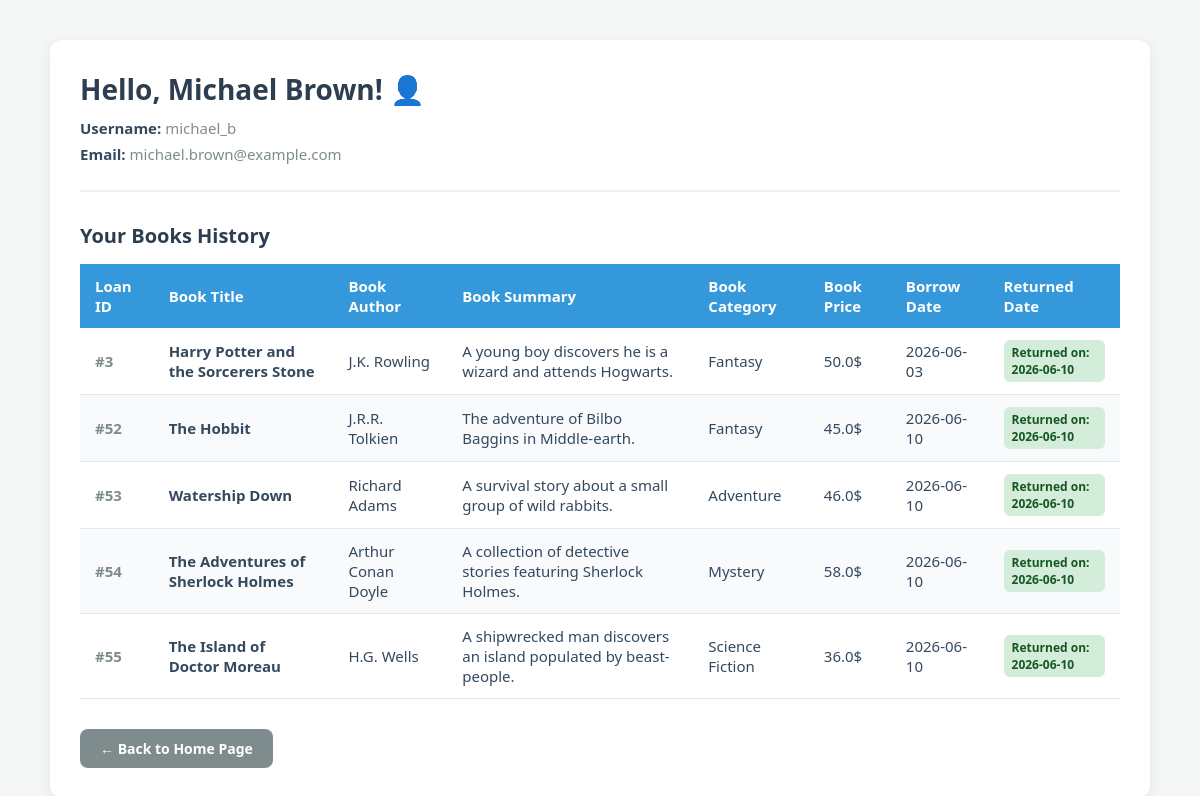
/profile (signed in), run on the app's committed database.
### tables this page shows
CREATE TABLE Users (
    id_user INTEGER PRIMARY KEY,
    username TEXT UNIQUE NOT NULL,
    email TEXT UNIQUE NOT NULL,
    password TEXT NOT NULL, 
    full_name TEXT NOT NULL
);

CREATE TABLE Loans (
    id INTEGER PRIMARY KEY,
    id_user INTEGER NOT NULL,
    book_id INTEGER NOT NULL,
    borrow_date TEXT NOT NULL,       
    return_due_date TEXT NOT NULL,   
    actual_return_date TEXT,         
    FOREIGN KEY (id_user) REFERENCES Users(id_user),
    FOREIGN KEY (book_id) REFERENCES Books(id)
);

CREATE TABLE Books (
    id INTEGER PRIMARY KEY,
    title TEXT NOT NULL,
    author TEXT NOT NULL,
    summary TEXT,
    category TEXT,
    price REAL,
    rating REAL
);

### routers/users.py (the view)
@router.get("/profile")
def get_profile(request:Request):
    user_id = request.cookies.get("id_user")
    if user_id is None:
        return RedirectResponse(url="/", status_code=303)
    conn = sqlite3.connect("library.db")
    cursor = conn.cursor()
    cursor.execute(""" select full_name, username, email
                        from Users
                        where id_user = ?
                        """, (user_id,))
    user = cursor.fetchone()
    if user is None:
        return templates.TemplateResponse(request, "index.html", {"Message": "User not found"})
    cursor.execute(""" select l.id,
                              b.title,
                              b.author,
                              b.summary,
                              b.category,
                              b.price,
                              l.borrow_date,
                              l.actual_return_date
                        from Loans as l
                        inner join Books as b
                        on b.id = l.book_id
                        where l.id_user = ? """ ,(user_id,))
    books = cursor.fetchall()
    conn.close()
    return templates.TemplateResponse(request, "profile.html" ,
                                      {
                                        "full_name": user[0],
                                         "username": user[1],
                                          "email" : user[2],
                                           "books": books })

### templates/profile.html (shortened to what this page needs)
<!DOCTYPE html>
<html>
<head>
</head>
<body>
    <div class="profile-container">
        <div class="user-info">
            <h1>Hello, {{full_name}}! 👤</h1>
            <p><strong>Username:</strong> {{username}}</p>
            <p><strong>Email:</strong> {{email}}</p>
        </div>
        <h2>Your Books History</h2>
        {% if books %}
        <table>
            <thead>
                <tr>
                    <th>Loan ID</th>
                    <th>Book Title</th>
                    <th>Book Author</th>
                    <th>Book Summary</th>
                    <th>Book Category</th>
                    <th>Book Price</th>
                    <th>Borrow Date</th>
                    <th>Returned Date</th>
                </tr>
            </thead>
            <tbody>
                {% for book in books %}
                <tr>
                    <td><span style="color: #7f8c8d; font-weight: bold;">#{{book[0]}}</span></td>
                    <td><strong>{{book[1]}}</strong></td>
                    <td>{{book[2]}}</td>
                    <td>{{book[3]}}</td>
                    <td>{{book[4]}}</td>
                    <td>{{book[5]}}$</td>
                    <td>{{book[6]}}</td>
                    <td>
                        {% if book[7] %}
                            <span class="status-tag status-returned">Returned on: {{book[7]}}</span>
                        {% else %}
                            <form action="/loans/return-confirm" method="POST" class="return-form">
                                <input type="hidden" name="loan_id" value="{{ book[0] }}">
                                <input type="hidden" name="book_title" value="{{ book[1] }}">
                                <button type="submit" class="return-btn">↩️ Return Book</button>
                            </form>
                        {% endif %}
                    </td>
                </tr>
                {% endfor %}
            </tbody>
        </table>
        {% else %}
            <p class="no-history">No book history found for this account yet.</p>
        {% endif %}
        <a href="/" class="back-btn">← Back to Home Page</a>
    </div>
</body>
</html>

### templates/profile.html (style rules this page uses)
body { font-family: 'Segoe UI', Tahoma, Geneva, Verdana, sans-serif; background-color: #f4f7f6; margin: 0; padding: 40px 20px; color: #2c3e50; display: flex; flex-direction: column; align-items: center; }
.profile-container { background-color: white; padding: 30px; border-radius: 12px; box-shadow: 0 4px 15px rgba(0, 0, 0, 0.08); max-width: 1100px; width: 100%; box-sizing: border-box; }
.user-info { border-bottom: 2px solid #ecf0f1; padding-bottom: 20px; margin-bottom: 30px; }
.user-info h1 { margin: 0 0 10px 0; color: #2c3e50; font-size: 28px; }
.user-info p { margin: 6px 0; color: #7f8c8d; font-size: 15px; }
.user-info strong { color: #34495e; }
h2 { color: #2c3e50; font-size: 20px; margin-bottom: 15px; }
table { width: 100%; border-collapse: collapse; margin-top: 10px; font-size: 15px; text-align: left; }
th { background-color: #3498db; color: white; padding: 12px 15px; font-weight: 600; }
td { padding: 12px 15px; border-bottom: 1px solid #e2e8f0; color: #34495e; vertical-align: middle; }
tr:nth-child(even) { background-color: #f8fafc; }
.status-tag { padding: 4px 8px; border-radius: 6px; font-size: 12px; font-weight: bold; display: inline-block; }
.status-returned { background-color: #d4edda; color: #155724; }
.back-btn { display: inline-block; margin-top: 30px; background-color: #7f8c8d; color: white; text-decoration: none; padding: 10px 20px; border-radius: 8px; font-weight: bold; font-size: 14px; transition: background-color 0.3s ease; }

### data on the page
Users: full_name "Michael Brown", username "michael_b", email "michael.brown@example.com"
Loans: id "3", title "Harry Potter and the Sorcerers Stone", author "J.K. Rowling", summary "A young boy discovers he is a wizard and attends Hogwarts.", category "Fantasy", price "50.0", borrow_date "2026-06-03", actual_return_date "2026-06-10"
Loans: id "52", title "The Hobbit", author "J.R.R. Tolkien", summary "The adventure of Bilbo Baggins in Middle-earth.", category "Fantasy", price "45.0", borrow_date "2026-06-10", actual_return_date "2026-06-10"
Loans: id "53", title "Watership Down", author "Richard Adams", summary "A survival story about a small group of wild rabbits.", category "Adventure", price "46.0", borrow_date "2026-06-10", actual_return_date "2026-06-10"
Loans: id "54", title "The Adventures of Sherlock Holmes", author "Arthur Conan Doyle", summary "A collection of detective stories featuring Sherlock Holmes.", category "Mystery", price "58.0", borrow_date "2026-06-10", actual_return_date "2026-06-10"
Loans: id "55", title "The Island of Doctor Moreau", author "H.G. Wells", summary "A shipwrecked man discovers an island populated by beast-people.", category "Science Fiction", price "36.0", borrow_date "2026-06-10", actual_return_date "2026-06-10"
